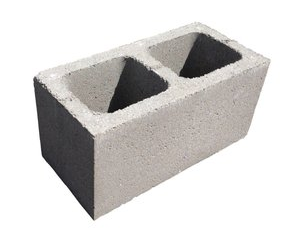
#> input picture imageProcessing/source/concreteblock.jpg, 285 x 233 px, found by its file name
$ jupyter execute firstHough.ipynb
#> lines starting #> are read from the running program, lines starting #| are printed output that depends on the picture; after the words box and inside, x2 and y2 are one past the last pixel; in counts of white or black regions, pixels touching at a corner belong together
[cell 1]
import numpy as np
import cv2 as cv

[cell 2]
# Read image
IMG_PATH = "/home/treeplanter/graphics/pyOpenCv/\
imageProcessing/source/concreteblock.jpg"

# Load an image to draw lines on
target = cv.imread(IMG_PATH)
#> target is the input picture: shape (233, 285, 3); mean B, G, R 206.6, 208.3, 210.4

[cell 3]
# Get the edges of the image
target_edge = cv.Canny(cv.cvtColor(target, cv.COLOR_BGR2GRAY), 50, 200)
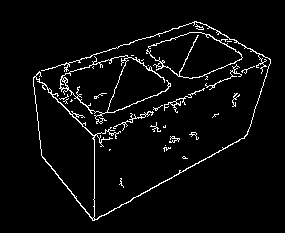
#> target_edge: shape (233, 285); 4.2% white in thin lines or dots, all inside (x1, y1, x2, y2) = (33, 21, 271, 221)

# Declare parameter space.
# formula: rho = x * cos(theta) + y * sin(theta)
theta_range = np.deg2rad(np.arange(0, 180, 20))
max_rho = np.hypot(len(target), len(target[0]))
#> max_rho = 368.1
rho_range = np.arange(-max_rho, max_rho, 1)
#> rho_range = 737 values from -368.1 to 367.9
edge_points = np.argwhere(target_edge)
#> edge_points = 2771 pairs, first value 21 to 220, second value 33 to 270
